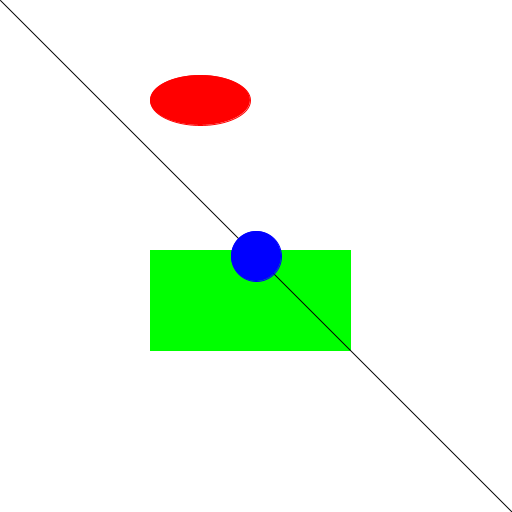
Frame 1 (no input)
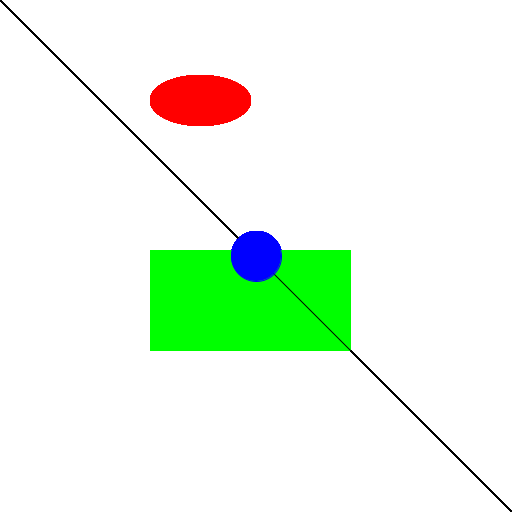
Frame 60 (the mouse pressed at the canvas centre just before this capture)
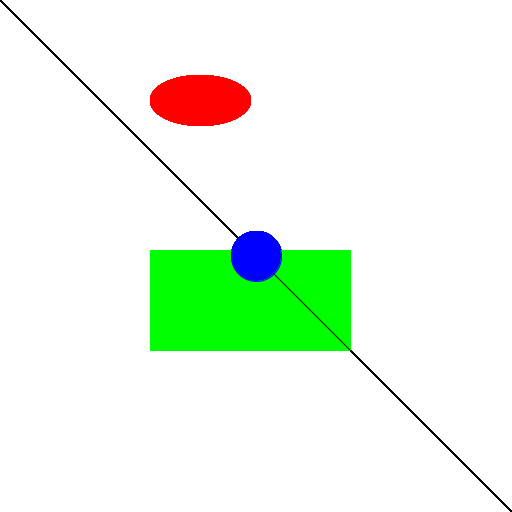
Frame 120 (the mouse held since frame 60 and released just before this capture)

The Processing sketch that drew these frames (run headless with seeded random() and noise(); from frame 60 on, the mouse is pressed at the canvas centre):

// Processing sketch: ex1
// ── ex1.pde
void setup() {
    size(512, 512);
    background(255, 255, 255);
    
}

void draw() {
    stroke(255, 0, 0);
    fill(255, 0, 0);
    ellipse(200, 100, 100, 50);
    stroke(0, 255, 0);
    fill(0, 255, 0);
    rect(150, 250, 200, 100);
    stroke(0,0,0);
    line(0, 0, 512, 512);
    translate(156, 56);
    stroke(0,0,255);
    fill(0, 0, 255);
    ellipse(100, 200, 50, 50);
}
